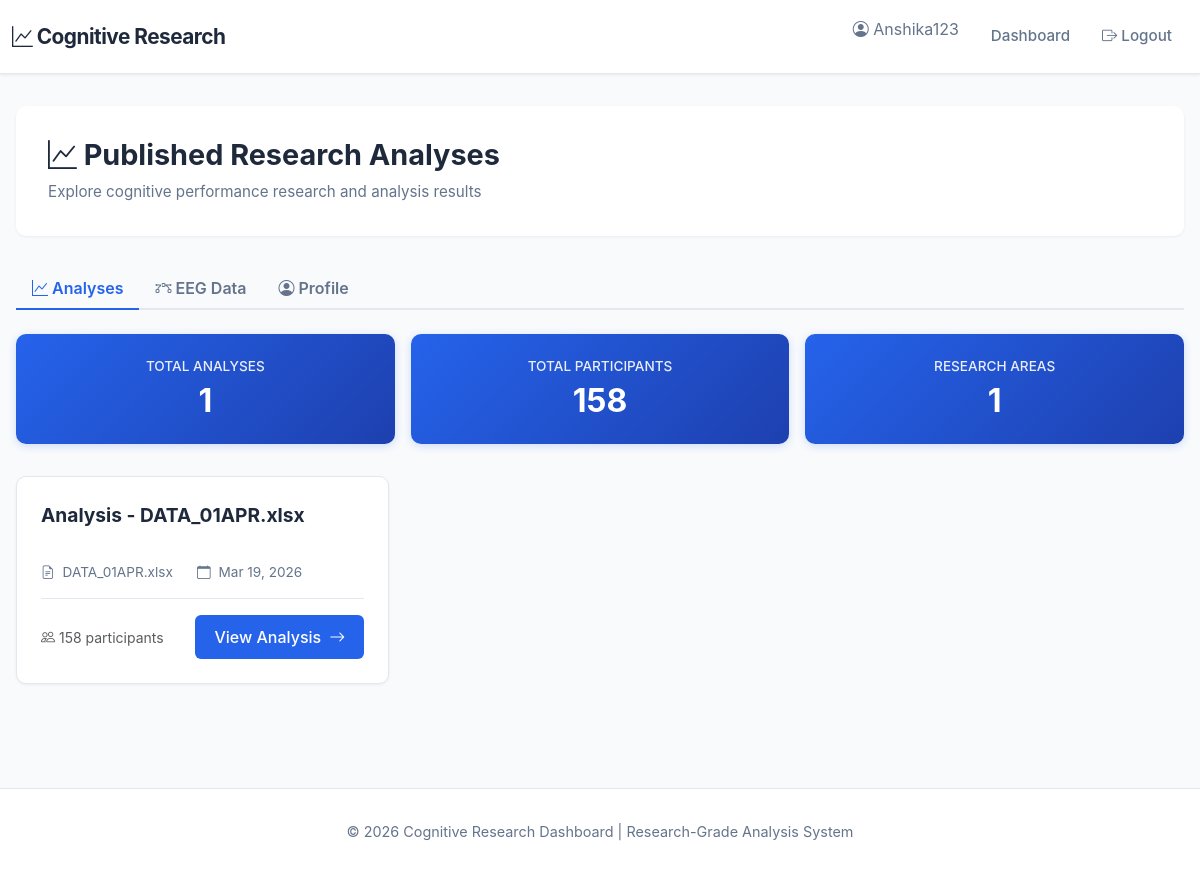
The app's page /user/dashboard (signed in) with its own data.
### app.py (models this page shows, shortened)
class User(db.Model):
    __tablename__ = 'users'
    id = db.Column(db.Integer, primary_key=True)
    username = db.Column(db.String(80), unique=True, nullable=False)
    email = db.Column(db.String(120), unique=True, nullable=False)
    password_hash = db.Column(db.String(200), nullable=False)
    full_name = db.Column(db.String(100), nullable=False)
    created_at = db.Column(db.DateTime, default=datetime.utcnow)
    last_login = db.Column(db.DateTime)
    is_active = db.Column(db.Boolean, default=True)

class Analysis(db.Model):
    __tablename__ = 'analyses'
    id = db.Column(db.Integer, primary_key=True)
    title = db.Column(db.String(200), nullable=False)
    description = db.Column(db.Text)
    data_file_id = db.Column(db.Integer, db.ForeignKey('data_files.id'), nullable=False)
    created_by = db.Column(db.String(80), nullable=False)
    created_at = db.Column(db.DateTime, default=datetime.utcnow)
    data_file = db.relationship('DataFile', backref='analyses')
    shared_users = db.relationship('User', secondary='user_analysis_permission', backref='shared_analyses')
    metrics_json = db.Column(db.Text)  # JSON with all calculations
    visualizations_json = db.Column(db.Text)  # JSON with chart data
    is_published = db.Column(db.Boolean, default=False)
    published_at = db.Column(db.DateTime)

class DataFile(db.Model):
    __tablename__ = 'data_files'
    id = db.Column(db.Integer, primary_key=True)
    filename = db.Column(db.String(200), unique=True, nullable=False)
    original_name = db.Column(db.String(200), nullable=False)
    file_path = db.Column(db.String(300), nullable=False)
    uploaded_by = db.Column(db.String(80), nullable=False)
    file_size = db.Column(db.Integer)
    uploaded_at = db.Column(db.DateTime, default=datetime.utcnow)
    is_active = db.Column(db.Boolean, default=True)
    description = db.Column(db.Text)
    rows_count = db.Column(db.Integer)
    columns_count = db.Column(db.Integer)

### app.py (the view)
@app.route('/user/dashboard')
def user_dashboard():
    if 'user_id' not in session or session.get('user_type') != 'user':
        return redirect(url_for('login'))
    user = User.query.get(session['user_id'])
    print(f"\n=== USER DASHBOARD DEBUG ===")
    print(f"Current user ID: {session['user_id']}")
    print(f"User full name: {user.full_name if user else 'NOT FOUND'}")
    shared_analyses = Analysis.query.join(
        UserAnalysisPermission,
        UserAnalysisPermission.analysis_id == Analysis.id
    ).filter(
        UserAnalysisPermission.user_id == session['user_id']
    ).order_by(UserAnalysisPermission.shared_at.desc()).all()
    print(f"Shared analyses count: {len(shared_analyses)}")
    for analysis in shared_analyses:
        print(f"  - Analysis ID: {analysis.id}, Title: {analysis.title}")
    all_perms = UserAnalysisPermission.query.filter_by(user_id=session['user_id']).all()
    print(f"Total permissions for this user: {len(all_perms)}")
    for perm in all_perms:
        print(f"  - Permission ID: {perm.id}, Analysis ID: {perm.analysis_id}")
    print(f"=== END DEBUG ===\n")
    total_participants = sum(a.data_file.rows_count for a in shared_analyses if a.data_file)
    research_areas = set(a.title.split('-')[0].strip() if '-' in a.title else a.title for a in shared_analyses)
    return render_template('user/dashboard.html', user=user, published_analyses=shared_analyses, total_participants=total_participants, research_areas=research_areas)

### templates/user/dashboard.html (shortened to what this page needs)
{% extends "base.html" %}
{% block content %}
<div style="margin-bottom: 2rem;">
    <div class="page-header">
        <h1><i class="bi bi-graph-up"></i> Published Research Analyses</h1>
        <p>Explore cognitive performance research and analysis results</p>
    </div>
</div>
<ul class="nav nav-tabs mb-4">
    <li class="nav-item">
        <a class="nav-link active" href="/dashboard">
            <i class="bi bi-graph-up"></i> Analyses
        </a>
    </li>
    <li class="nav-item">
        <a class="nav-link" href="{{ url_for('user_eeg_data') }}">
            <i class="bi bi-bezier"></i> EEG Data
        </a>
    </li>
    <li class="nav-item">
        <a class="nav-link" href="/profile">
            <i class="bi bi-person-circle"></i> Profile
        </a>
    </li>
</ul>
{% if published_analyses %}
<div class="stats-container">
    <div class="stat-card-user">
        <h5>Total Analyses</h5>
        <h2>{{ published_analyses|length }}</h2>
    </div>
    <div class="stat-card-user">
        <h5>Total Participants</h5>
        <h2>{{ total_participants }}</h2>
    </div>
    <div class="stat-card-user">
        <h5>Research Areas</h5>
        <h2>{{ research_areas|length }}</h2>
    </div>
</div>
<div class="row">
    {% for analysis in published_analyses %}
    <div class="col-lg-6 col-xl-4">
        <div class="analysis-card">
            <div class="analysis-header">
                <div class="analysis-title">{{ analysis.title }}</div>
            </div>
            <div class="analysis-meta">
                <div class="meta-item">
                    <i class="bi bi-file-earmark-text"></i>
                    <span>{{ analysis.data_file.original_name|truncate(20) }}</span>
                </div>
                <div class="meta-item">
                    <i class="bi bi-calendar"></i>
                    <span>{{ analysis.published_at.strftime('%b %d, %Y') if analysis.published_at else 'Not Published' }}</span>
                </div>
            </div>
            <div class="analysis-footer">
                <small class="text-muted">
                    <i class="bi bi-people"></i>
                    {{ analysis.data_file.rows_count }} participants
                </small>
                <a href="/user/analysis/{{ analysis.id }}" class="view-button">
                    View Analysis <i class="bi bi-arrow-right"></i>
                </a>
            </div>
        </div>
    </div>
    {% endfor %}
</div>
{% endif %}
{% endblock %}

### templates/base.html (shortened to what this page needs)
<!DOCTYPE html>
<html lang="en">
<head>
    <link href="https://cdn.jsdelivr.net/npm/bootstrap@5.3.0/dist/css/bootstrap.min.css" rel="stylesheet">
    <link href="https://cdn.jsdelivr.net/npm/bootstrap-icons@1.11.0/font/bootstrap-icons.css" rel="stylesheet">
    <link href="https://cdn.jsdelivr.net/npm/chartjs-chart-box@1.1.1/dist/chartjs-chart-box.min.css" rel="stylesheet">
    <link href="https://cdn.datatables.net/1.13.7/css/dataTables.bootstrap5.min.css" rel="stylesheet">
    <link href="https://cdn.datatables.net/buttons/2.4.2/css/buttons.bootstrap5.min.css" rel="stylesheet">
</head>
<body>
    <nav class="navbar navbar-expand-lg">
        <div class="container-fluid">
            <a class="navbar-brand" href="/">
                <i class="bi bi-graph-up"></i> Cognitive Research
            </a>
            <div class="collapse navbar-collapse" id="navbarNav">
                <ul class="navbar-nav ms-auto">
                    {% if session.user_id %}
                    <li class="nav-item">
                        <span class="navbar-text" style="color: #64748b; margin-right: 1rem;">
                            <i class="bi bi-person-circle"></i> {{ session.username }}
                        </span>
                    </li>
                    {% if session.user_type == 'admin' %}
                    <li class="nav-item">
                        <a class="nav-link" href="/admin/dashboard">Admin Panel</a>
                    </li>
                    {% else %}
                    <li class="nav-item">
                        <a class="nav-link" href="/user/dashboard">Dashboard</a>
                    </li>
                    {% endif %}
                    <li class="nav-item">
                        <a class="nav-link" href="/logout"><i class="bi bi-box-arrow-right"></i> Logout</a>
                    </li>
                    {% endif %}
                </ul>
            </div>
        </div>
    </nav>
    <div class="container-main">
        {% block content %}{% endblock %}
    </div>
    <footer>
        <p>&copy; 2026 Cognitive Research Dashboard | Research-Grade Analysis System</p>
    </footer>
</body>
</html>

### templates/base.html (style rules this page uses)
:root { --primary: #2563eb; --secondary: #1e40af; --success: #059669; --danger: #dc2626; --warning: #d97706; --info: #0891b2; --light: #f8fafc; --lighter: #f1f5f9; --dark: #1e293b; }
* { margin: 0; padding: 0; box-sizing: border-box; }
body { font-family: 'Inter', 'Segoe UI', Tahoma, Geneva, Verdana, sans-serif; background-color: #f8fafc; color: #1e293b; }
.navbar { background: white; box-shadow: 0 1px 3px rgba(0, 0, 0, 0.08); border-bottom: 1px solid #e2e8f0; padding: 1rem 0; }
.navbar-brand { font-weight: 700; font-size: 1.3rem; color: var(--dark) !important; letter-spacing: -0.5px; }
.navbar-nav .nav-link { color: #64748b !important; margin: 0 0.5rem; font-weight: 500; transition: all 0.3s ease; font-size: 0.95rem; }
.container-main { max-width: 1400px; margin: 0 auto; padding: 2rem 1rem; }
.page-header { background: white; padding: 2rem; border-radius: 10px; margin-bottom: 2rem; box-shadow: 0 1px 3px rgba(0, 0, 0, 0.06); }
.page-header h1 { font-size: 1.8rem; font-weight: 700; color: var(--dark); margin-bottom: 0.5rem; }
.page-header p { color: #64748b; margin: 0; font-size: 0.95rem; }
footer { background: white; border-top: 1px solid #e2e8f0; padding: 2rem; margin-top: 3rem; color: #64748b; font-size: 0.9rem; text-align: center; }
.nav-tabs { border-bottom: 2px solid #e2e8f0; }
.nav-tabs .nav-link { color: #64748b; border: none; font-weight: 600; border-bottom: 2px solid transparent; margin-bottom: -2px; }
.nav-tabs .nav-link.active { border-color: var(--primary); color: var(--primary); background: none; }

### templates/user/dashboard.html (style rules this page uses)
.analysis-card { background: white; border: 1px solid #e2e8f0; border-radius: 10px; padding: 1.5rem; margin-bottom: 1.5rem; transition: all 0.3s; cursor: pointer; display: flex; flex-direction: column; box-shadow: 0 1px 3px rgba(0, 0, 0, 0.06); }
.analysis-header { margin-bottom: 1rem; }
.analysis-title { font-size: 1.2rem; font-weight: 700; color: #1e293b; margin-bottom: 0.5rem; }
.analysis-meta { display: flex; gap: 1.5rem; font-size: 0.85rem; color: #64748b; flex-wrap: wrap; margin-bottom: 1rem; }
.meta-item { display: flex; align-items: center; gap: 0.5rem; }
.analysis-footer { margin-top: auto; display: flex; justify-content: space-between; align-items: center; padding-top: 1rem; border-top: 1px solid #e2e8f0; }
.view-button { display: inline-flex; align-items: center; gap: 0.5rem; padding: 0.6rem 1.2rem; background: #2563eb; color: white; border: none; border-radius: 6px; text-decoration: none; font-weight: 500; transition: all 0.2s; }
.stats-container { display: grid; grid-template-columns: repeat(auto-fit, minmax(200px, 1fr)); gap: 1rem; margin-bottom: 2rem; }
.stat-card-user { background: linear-gradient(135deg, #2563eb 0%, #1e40af 100%); color: white; padding: 1.5rem; border-radius: 10px; text-align: center; box-shadow: 0 2px 8px rgba(37, 99, 235, 0.2); }
.stat-card-user h5 { font-size: 0.85rem; text-transform: uppercase; opacity: 0.9; margin-bottom: 0.5rem; }
.stat-card-user h2 { font-size: 2rem; margin: 0; font-weight: 700; }

### records on screen
User: username "Anshika123"
Analysis: title "Analysis - DATA_01APR.xlsx", data_file.original_name "DATA_01APR.xlsx", published_at "Mar 19, 2026", data_file.rows_count "158"

### other values on screen
{{ published_analyses|length }} "1"
{{ total_participants }} "158"
{{ research_areas|length }} "1"
